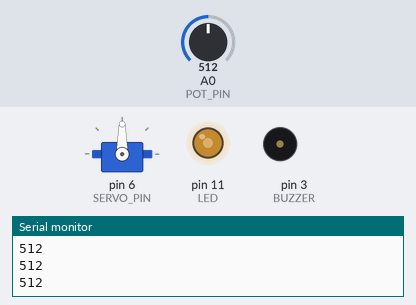
Bench run of a sketch on a simulated Arduino Uno, built with avr-gcc and run on an emulated ATmega328P. Shown: servo, output pins drawn as LEDs (lit = HIGH), buzzer (waves = sounding, pin HIGH), the last lines printed to the serial monitor. Inputs (shaded band) come from the test bench; at power-on: A0 (POT_PIN) = 512.

Above: at 2.2 s.
2.3 s: A0 (POT_PIN) set to 390
At 2.7 s:
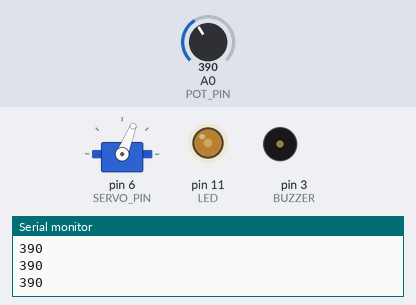
3.8 s: A0 (POT_PIN) set to 306
At 5.0 s:
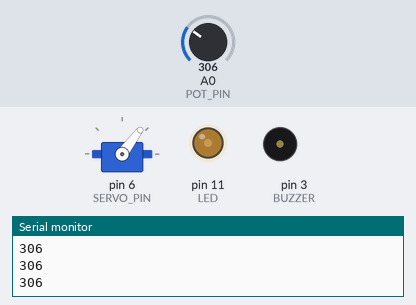
5.3 s: A0 (POT_PIN) set to 122
At 6.2 s:
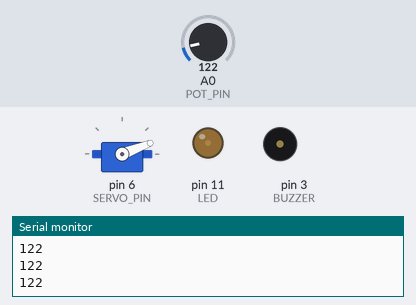
6.8 s: A0 (POT_PIN) set to 0
At 7.4 s:
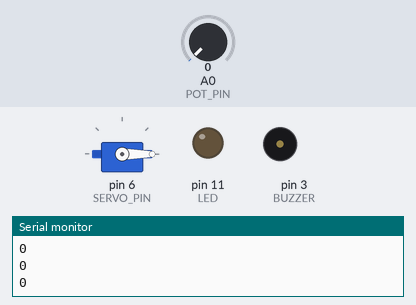
8.3 s: A0 (POT_PIN) set to 716
At 9.5 s:
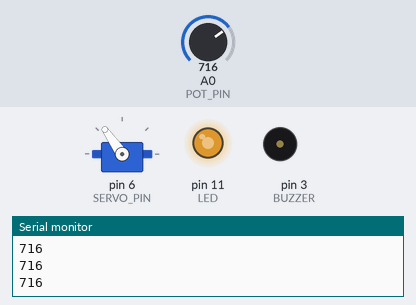
9.8 s: A0 (POT_PIN) set to 900
At 11.0 s:
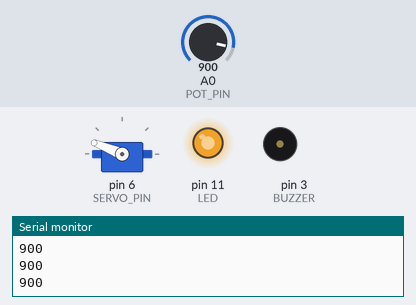
Timing chart, 0 to 12.3 s (numbered marks = the images above; inputs shaded):
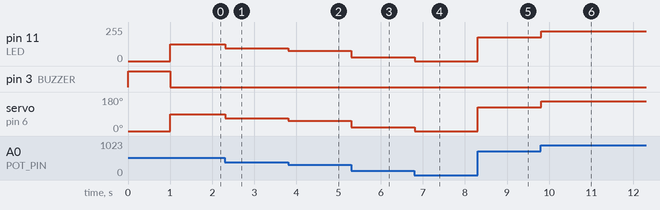

Measured:
- after the input at 2.3 s, pin 11 (LED): 127/255 → 97/255 at once; servo on pin 6 (SERVO_PIN): 90° → 68° at once
- after the input at 3.8 s, pin 11 (LED): 97/255 → 76/255 at once; servo on pin 6 (SERVO_PIN): 68° → 53° at once
- after the input at 5.3 s, pin 11 (LED): 76/255 → 30/255 at once; servo on pin 6 (SERVO_PIN): 53° → 21° at once
- after the input at 6.8 s, pin 11 (LED): 30/255 → 0/255 at once; servo on pin 6 (SERVO_PIN): 21° → 0° at once
- after the input at 8.3 s, pin 11 (LED): 0/255 → 178/255 at once; servo on pin 6 (SERVO_PIN): 0° → 125° at once
- after the input at 9.8 s, pin 11 (LED): 178/255 → 224/255 at once; servo on pin 6 (SERVO_PIN): 125° → 158° at once

The sketch:

BluePrint25Workshop2_3.ino
```cpp
#include <NewPing.h>
#include <Wire.h>
#include <Adafruit_SSD1306.h>
#include <Adafruit_GFX.h>
#include <Servo.h>

#define LED 11
#define BUTTON 12
#define SERVO_PIN 6
#define POT_PIN A0 //Potentiometer
#define ULTRASONIC_TRIGGER 9
#define ULTRASONIC_ECHO 10
#define BUZZER 3

int max_ultrasonic_distance_cm = 400; //sets max distance on how far it will detect
NewPing sonar(ULTRASONIC_TRIGGER, ULTRASONIC_ECHO, max_ultrasonic_distance_cm); //intialization of sensor

Servo servo;


void setup() {
  // put your setup code here, to run once:
  Serial.begin(9600);
  Serial.println("Something"); //Prints out something often

//Code to make the potentiometer to work
  pinMode(LED, OUTPUT);
  pinMode(BUTTON, INPUT_PULLUP);
  pinMode(POT_PIN, INPUT);
  pinMode(BUZZER, OUTPUT);

  servo.attach(SERVO_PIN);
  servo.write(0);

  digitalWrite(BUZZER, HIGH);
  delay(1000);
  digitalWrite(BUZZER, LOW);
}

void read_ultrasonic_sensor(){
  int max_ultrasonic_distance_cm = sonar.ping_cm();
  Serial.print("Ultrasonic: ");
  Serial.print(max_ultrasonic_distance_cm);
}

void buzz() {
  digitalWrite(BUZZER, HIGH);
  delay(1);
  digitalWrite(BUZZER, LOW);
}

void loop() {
  // put your main code here, to run repeatedly:

  int pot_value = analogRead(POT_PIN);
  Serial.println(pot_value);// Constantly prints out the value of the potentiometer
  int brightness = map(pot_value, 0, 1023, 0, 255); //Maps out potentiometer values
  analogWrite(LED, brightness); // writes the brightness of the led/""
  // read_ultrasonic_sensor();

  int angle = map(pot_value, 0, 1023, 0, 180);
  // Serial.println(a)
  servo.write(angle);

}
```
